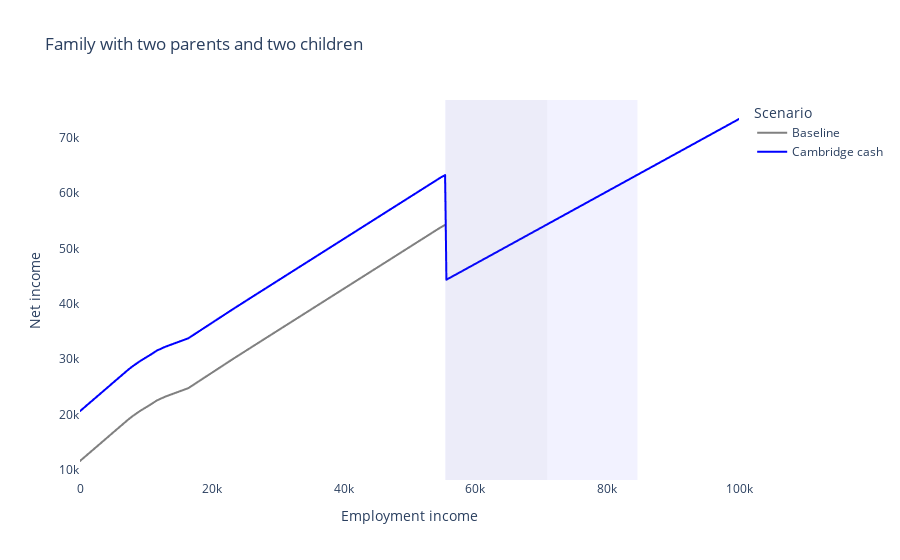

This figure's notebook cell:
### Markdown cell above
Now add child allowance.

### Code cell
fig = px.line(df, "employment_income", "net_income", color="scenario",
              title="Family with two parents and two children", labels=LABELS,
              color_discrete_map=COLORS)

reformed_gap_bounds = gap(reformed)

fig.update_layout(plot_bgcolor='white')

for gap_bound in baseline_gap_bounds:
    fig.add_vrect(
        x0=gap_bound[0],
        x1=gap_bound[1],
        fillcolor="gray",
        opacity=0.05,
        line_width=0,
    )

for gap_bound in reformed_gap_bounds:
    if gap_bound[1] > gap_bound[0]:  # Bug.
        fig.add_vrect(
            x0=gap_bound[0],
            x1=gap_bound[1],
            fillcolor="blue",
            opacity=0.05,
            line_width=0,
        )
fig.show()
fig.write_html("output/cambridge-cash.html")

### Figure 1 — Plotly figure (JSON) as saved in the notebook; plotly's stock layout.template omitted (floating-point values rounded to 4 significant figures; data arrays with more than 128 entries replaced by an {"elided": "..."} marker saying what was removed)
{"data": [{"hovertemplate": "Scenario=Baseline<br>Employment income=%{x}<br>Net income=%{y}<extra></extra>", "legendgroup": "Baseline", "line": {"color": "gray", "dash": "solid"}, "marker": {"symbol": "circle"}, "mode": "lines", "name": "Baseline", "showlegend": true, "type": "scattergl", "x": {"elided": "1001 int values"}, "xaxis": "x", "y": {"elided": "1001 float values"}, "yaxis": "y"}, {"hovertemplate": "Scenario=Cambridge cash<br>Employment income=%{x}<br>Net income=%{y}<extra></extra>", "legendgroup": "Cambridge cash", "line": {"color": "blue", "dash": "solid"}, "marker": {"symbol": "circle"}, "mode": "lines", "name": "Cambridge cash", "showlegend": true, "type": "scattergl", "x": {"elided": "1001 int values"}, "xaxis": "x", "y": {"elided": "1001 float values"}, "yaxis": "y"}], "layout": {"legend": {"title": {"text": "Scenario"}, "tracegroupgap": 0}, "plot_bgcolor": "white", "shapes": [{"fillcolor": "gray", "line": {"width": 0}, "opacity": 0.05, "type": "rect", "x0": 55500, "x1": 70900, "xref": "x", "y0": 0, "y1": 1, "yref": "y domain"}, {"fillcolor": "blue", "line": {"width": 0}, "opacity": 0.05, "type": "rect", "x0": 55400, "x1": 84600, "xref": "x", "y0": 0, "y1": 1, "yref": "y domain"}], "title": {"text": "Family with two parents and two children"}, "xaxis": {"anchor": "y", "domain": [0, 1], "title": {"text": "Employment income"}}, "yaxis": {"anchor": "x", "domain": [0, 1], "title": {"text": "Net income"}}}}
